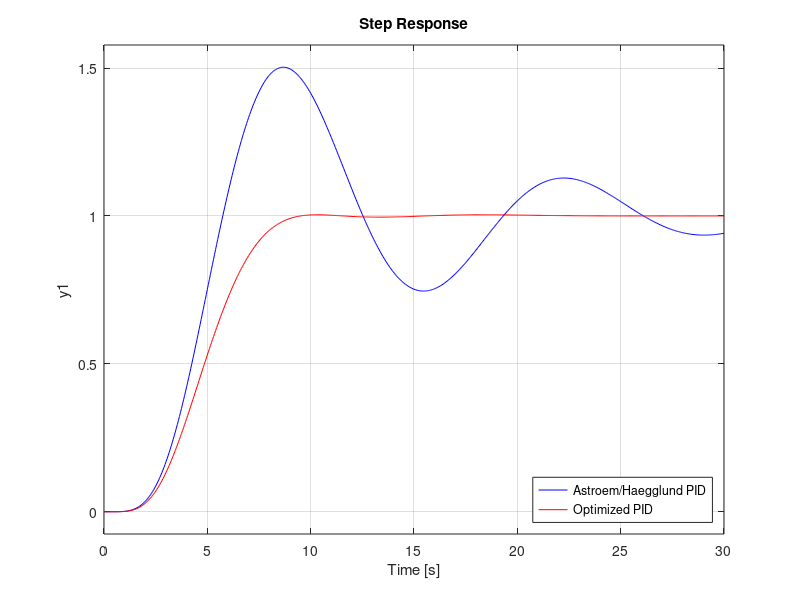

Reproduce this figure in MATLAB.
## -*- texinfo -*-
## @deftypefn  {Function File} {} optiPID {@ }
##
## Numerical optimization of a PID controller using an objective function.
##
## The objective function is located in the file @command{optiPIDfun}.
## Type @code{which optiPID} to locate, @code{edit optiPID} to open
## and simply @code{optiPID} to run the example file.
## In this example called @code{optiPID}, loosely based on [1], it is assumed
## that the plant
## @tex
## $$ P(s) = \frac{1}{(s^{2} + s + 1)(s + 1)^{4}} $$
## @end tex
## @ifnottex
## @example
##                   1
## P(s) = -----------------------
##        (s^2 + s + 1) (s + 1)^4
## @end example
## @end ifnottex
## is controlled by a PID controller with second-order roll-off
## @tex
## $$ C(s) = K_P (1 + \frac{1}{T_Is} + T_D s) \frac{1}{(\tau s + 1)^{2}} $$
## @end tex
## @ifnottex
## @example
##                  1                1
## C(s) = Kp (1 + ---- + Td s) -------------
##                Ti s         (tau s + 1)^2
## @end example
## @end ifnottex
## in the usual negative feedback structure
## @tex
## $$ T(s) = \frac{L(s)}{1 + L(s)} = \frac{P(s) C(s)}{1 + P(s)C(s)} $$
## @end tex
## @ifnottex
## @example
##          L(s)       P(s) C(s)
## T(s) = -------- = -------------
##        1 + L(s)   1 + P(s) C(s)
## @end example
## @end ifnottex
## The plant P(s) is of higher order but benign.  The initial values for the
## controller parameters
## @tex
## \(K_P,T_I\) and \(T_D\)
## @end tex
## @ifnottex
## Kp, Ti and Td
## @end ifnottex
## are obtained by applying the
## Astroem and Haegglund rules [2].  These values are to be improved using a
## numerical optimization as shown below.
## As with all numerical methods, this approach can never guarantee that a
## proposed solution is a global minimum.  Therefore, good initial guesses for
## the parameters to be optimized are very important.
## The Octave function @code{fminsearch} minimizes the objective function @var{J},
## which is chosen to be
## @tex
## $$ J(K_P, T_I, T_D) = \mu_1  \int_0^{\infty} \! t |e(t)| dt + \mu_2  (|| y(t) ||_{\infty} - 1) + \mu_3 ||S(jw)||_{\infty} $$
## @end tex
## @ifnottex
## @example
##                     inf
## J(Kp, Ti, Td) = mu1 INT t |e(t)| dt  +  mu2 (||y(t)||    - 1)  +  mu3 ||S(jw)||
##                      0                               inf                       inf
## @end example
## @end ifnottex
## This particular objective function penalizes the integral of time-weighted absolute error
## @tex
## $$ ITAE = \int_0^{\infty} \! t |e(t)| dt $$
## @end tex
## @ifnottex
## @example
##        inf
## ITAE = INT t |e(t)| dt
##         0
## @end example
## @end ifnottex
## and the maximum overshoot
## @tex
## $$ y_{max} - 1 = || y(t) ||_{\infty} - 1 $$
## @end tex
## @ifnottex
## @example
## y    - 1 = ||y(t)||    - 1
##  max               inf
## @end example
## @end ifnottex
## to a unity reference step
## @tex
## \(r(t) = \varepsilon (t)\)
## @end tex
## in the time domain. In the frequency domain, the sensitivity
## @tex
## \(M_s = ||S(jw)||_{\infty}\)
## @end tex
## @ifnottex
## @example
## Ms = ||S(jw)||
##               inf
## @end example
## @end ifnottex
## is minimized for good robustness, where S(s) denotes the @emph{sensitivity} transfer function
## @tex
## $$ S(s) = \frac{1}{1 + L(s)} = \frac{1}{1 + P(s)\,C(s)} $$
## @end tex
## @ifnottex
## @example
##            1            1
## S(s) = -------- = -------------
##        1 + L(s)   1 + P(s) C(s)
## @end example
## @end ifnottex
## The constants
## @tex
## \(\mu_1,\, \mu_2\) and \(\mu_3\)
## @end tex
## @ifnottex
## mu1, mu2 and mu3
## @end ifnottex
## are @emph{relative weighting factors} or @guillemetleft{}tuning knobs@guillemetright{}
## which reflect the importance of the different design goals. Varying these factors
## corresponds to changing the emphasis from, say, high performance to good robustness.
## The main advantage of this approach is the possibility to explore the tradeoffs of
## the design problem in a systematic way.
## In a first approach, all three design objectives are weigthed equally.
## In subsequent iterations, the parameters
## @tex
## \(\mu_1 = 1,\, \mu_2 = 10\) and \(\mu_3 = 20\)
## @end tex
## @ifnottex
## mu1 = 1, mu2 = 10 and mu3 = 20
## @end ifnottex
## are found to yield satisfactory closed-loop performance.  This controller results
## in a system with virtually no overshoot and a phase margin of 64 degrees.
##
## @*@strong{References}@*
## @enumerate
## @item
## Guzzella, L.
## @cite{Analysis and Design of SISO Control Systems},
## VDF Hochschulverlag, ETH Zurich, 2007@*
## @item
## Astroem, K. and Haegglund, T.
## @cite{PID Controllers: Theory, Design and Tuning},
## Second Edition,
## Instrument Society of America, 1995
## @end enumerate
##
## @end deftypefn

% ===============================================================================
% optiPID                          Lukas Reichlin                       July 2009
% ===============================================================================
% Numerical Optimization of an A/H PID Controller
% Required OCTAVE Packages: control
% Required MATLAB Toolboxes: Control, Optimization
% ===============================================================================

function optiPID ()

% Tabula Rasa
clear all, close all, clc;

% Global Variables
global P t dt mu_1 mu_2 mu_3

% Plant
numP = [1];
denP = conv ([1, 1, 1], [1, 4, 6, 4, 1]);
P = tf (numP, denP);

% Relative Weighting Factors: PLAY AROUND WITH THESE!
mu_1 = 1;               % Minimize ITAE Criterion
mu_2 = 10;              % Minimize Max Overshoot
mu_3 = 20;              % Minimize Sensitivity Ms

% Simulation Settings: PLANT-DEPENDENT!
t_sim = 30;             % Simulation Time [s]
dt = 0.05;              % Sampling Time [s]
t = 0 : dt : t_sim;     % Time Vector [s]

% A/H PID Controller: Ms = 2.0
[gamma, phi, w_gamma, w_phi] = margin (P);

ku = gamma;
Tu = 2*pi / w_gamma;
kappa = inv (dcgain (P));

disp ('optiPID: Astrom/Hagglund PID controller parameters:');
kp_AH = ku * 0.72 * exp ( -1.60 * kappa  +  1.20 * kappa^2 )
Ti_AH = Tu * 0.59 * exp ( -1.30 * kappa  +  0.38 * kappa^2 )
Td_AH = Tu * 0.15 * exp ( -1.40 * kappa  +  0.56 * kappa^2 )

C_AH = optiPIDctrl (kp_AH, Ti_AH, Td_AH);

% Initial Values
C_par_0 = [kp_AH; Ti_AH; Td_AH];

% Optimization
warning ('optiPID: optimization starts, please be patient ...\n');
C_par_opt = fminsearch (@optiPIDfun, C_par_0);

% Optimized Controller
disp ('optiPID: optimized PID controller parameters:');
kp_opt = C_par_opt(1)
Ti_opt = C_par_opt(2)
Td_opt = C_par_opt(3)

C_opt = optiPIDctrl (kp_opt, Ti_opt, Td_opt);

% Open Loop
L_AH = P * C_AH;
L_opt = P * C_opt;

% Closed Loop
T_AH = feedback (L_AH, 1);
T_opt = feedback (L_opt, 1);

% A Posteriori Stability Check
disp ('optiPID: closed-loop stability check:');
st_AH = isstable (T_AH)
st_opt = isstable (T_opt)

% Stability Margins
disp ('optiPID: gain margin gamma [-] and phase margin phi [deg]:');
[gamma_AH, phi_AH] = margin (L_AH)
[gamma_opt, phi_opt] = margin (L_opt)

% Plot Step Response
figure (1)
step (T_AH, 'b', T_opt, 'r', t)
legend ('Astroem/Haegglund PID', 'Optimized PID', 'Location', 'SouthEast')

endfunction
% ===============================================================================
